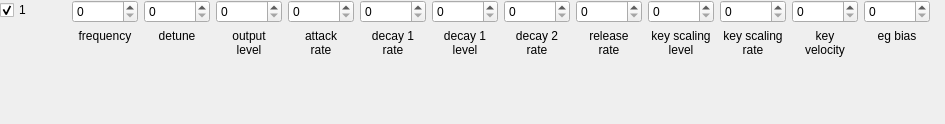
<?xml version="1.0" encoding="UTF-8"?>
<ui version="4.0">
 <class>Form</class>
 <widget class="QWidget" name="Form">
  <property name="geometry">
   <rect>
    <x>0</x>
    <y>0</y>
    <width>945</width>
    <height>124</height>
   </rect>
  </property>
  <property name="windowTitle">
   <string>Form</string>
  </property>
  <widget class="QWidget" name="horizontalLayoutWidget">
   <property name="geometry">
    <rect>
     <x>0</x>
     <y>0</y>
     <width>930</width>
     <height>78</height>
    </rect>
   </property>
   <layout class="QHBoxLayout" name="horizontalLayout">
    <item>
     <layout class="QVBoxLayout" name="verticalLayout_14">
      <item>
       <widget class="QCheckBox" name="checkBox_operator1">
        <property name="text">
         <string>1</string>
        </property>
        <property name="checked">
         <bool>true</bool>
        </property>
       </widget>
      </item>
      <item>
       <spacer name="verticalSpacer">
        <property name="orientation">
         <enum>Qt::Vertical</enum>
        </property>
        <property name="sizeHint" stdset="0">
         <size>
          <width>20</width>
          <height>40</height>
         </size>
        </property>
       </spacer>
      </item>
     </layout>
    </item>
    <item>
     <layout class="QVBoxLayout" name="verticalLayout_2">
      <item>
       <widget class="QSpinBox" name="spinBox_frequency_1">
        <property name="maximum">
         <number>63</number>
        </property>
       </widget>
      </item>
      <item>
       <widget class="QLabel" name="label">
        <property name="text">
         <string>frequency</string>
        </property>
        <property name="alignment">
         <set>Qt::AlignHCenter|Qt::AlignTop</set>
        </property>
       </widget>
      </item>
     </layout>
    </item>
    <item>
     <layout class="QVBoxLayout" name="verticalLayout_3">
      <item>
       <widget class="QSpinBox" name="spinBox_detune_1">
        <property name="maximum">
         <number>7</number>
        </property>
       </widget>
      </item>
      <item>
       <widget class="QLabel" name="label_2">
        <property name="text">
         <string>detune</string>
        </property>
        <property name="alignment">
         <set>Qt::AlignHCenter|Qt::AlignTop</set>
        </property>
       </widget>
      </item>
     </layout>
    </item>
    <item>
     <layout class="QVBoxLayout" name="verticalLayout_4">
      <item>
       <widget class="QSpinBox" name="spinBox_outputLevel_1"/>
      </item>
      <item>
       <widget class="QLabel" name="label_3">
        <property name="text">
         <string>output
level</string>
        </property>
        <property name="alignment">
         <set>Qt::AlignHCenter|Qt::AlignTop</set>
        </property>
       </widget>
      </item>
     </layout>
    </item>
    <item>
     <layout class="QVBoxLayout" name="verticalLayout_5">
      <item>
       <widget class="QSpinBox" name="spinBox_attackRate_1">
        <property name="maximum">
         <number>31</number>
        </property>
       </widget>
      </item>
      <item>
       <widget class="QLabel" name="label_4">
        <property name="text">
         <string>attack
rate</string>
        </property>
        <property name="alignment">
         <set>Qt::AlignHCenter|Qt::AlignTop</set>
        </property>
       </widget>
      </item>
     </layout>
    </item>
    <item>
     <layout class="QVBoxLayout" name="verticalLayout_6">
      <item>
       <widget class="QSpinBox" name="spinBox_decay1Rate_1">
        <property name="maximum">
         <number>31</number>
        </property>
       </widget>
      </item>
      <item>
       <widget class="QLabel" name="label_5">
        <property name="text">
         <string>decay 1
rate</string>
        </property>
        <property name="alignment">
         <set>Qt::AlignHCenter|Qt::AlignTop</set>
        </property>
       </widget>
      </item>
     </layout>
    </item>
    <item>
     <layout class="QVBoxLayout" name="verticalLayout_7">
      <item>
       <widget class="QSpinBox" name="spinBox_decay1Level_1">
        <property name="maximum">
         <number>15</number>
        </property>
       </widget>
      </item>
      <item>
       <widget class="QLabel" name="label_6">
        <property name="text">
         <string>decay 1
level</string>
        </property>
        <property name="alignment">
         <set>Qt::AlignHCenter|Qt::AlignTop</set>
        </property>
       </widget>
      </item>
     </layout>
    </item>
    <item>
     <layout class="QVBoxLayout" name="verticalLayout_8">
      <item>
       <widget class="QSpinBox" name="spinBox_decay2Rate_1">
        <property name="maximum">
         <number>31</number>
        </property>
       </widget>
      </item>
      <item>
       <widget class="QLabel" name="label_7">
        <property name="text">
         <string>decay 2
rate</string>
        </property>
        <property name="alignment">
         <set>Qt::AlignHCenter|Qt::AlignTop</set>
        </property>
       </widget>
      </item>
     </layout>
    </item>
    <item>
     <layout class="QVBoxLayout" name="verticalLayout_9">
      <item>
       <widget class="QSpinBox" name="spinBox_releaseRate_1">
        <property name="maximum">
         <number>15</number>
        </property>
       </widget>
      </item>
      <item>
       <widget class="QLabel" name="label_8">
        <property name="text">
         <string>release
rate</string>
        </property>
        <property name="alignment">
         <set>Qt::AlignHCenter|Qt::AlignTop</set>
        </property>
       </widget>
      </item>
     </layout>
    </item>
    <item>
     <layout class="QVBoxLayout" name="verticalLayout_10">
      <item>
       <widget class="QSpinBox" name="spinBox_keyscalingLevel_1"/>
      </item>
      <item>
       <widget class="QLabel" name="label_9">
        <property name="text">
         <string>key scaling
level</string>
        </property>
        <property name="alignment">
         <set>Qt::AlignHCenter|Qt::AlignTop</set>
        </property>
       </widget>
      </item>
     </layout>
    </item>
    <item>
     <layout class="QVBoxLayout" name="verticalLayout_11">
      <item>
       <widget class="QSpinBox" name="spinBox_keyScalingRate_1">
        <property name="maximum">
         <number>3</number>
        </property>
       </widget>
      </item>
      <item>
       <widget class="QLabel" name="label_10">
        <property name="text">
         <string>key scaling
rate</string>
        </property>
        <property name="alignment">
         <set>Qt::AlignHCenter|Qt::AlignTop</set>
        </property>
       </widget>
      </item>
     </layout>
    </item>
    <item>
     <layout class="QVBoxLayout" name="verticalLayout_12">
      <item>
       <widget class="QSpinBox" name="spinBox_keyVelocity_1">
        <property name="maximum">
         <number>7</number>
        </property>
       </widget>
      </item>
      <item>
       <widget class="QLabel" name="label_11">
        <property name="text">
         <string>key
velocity</string>
        </property>
        <property name="alignment">
         <set>Qt::AlignHCenter|Qt::AlignTop</set>
        </property>
       </widget>
      </item>
     </layout>
    </item>
    <item>
     <layout class="QVBoxLayout" name="verticalLayout_13">
      <item>
       <widget class="QSpinBox" name="spinBox_egBias_1">
        <property name="maximum">
         <number>7</number>
        </property>
       </widget>
      </item>
      <item>
       <widget class="QLabel" name="label_12">
        <property name="text">
         <string>eg bias</string>
        </property>
        <property name="alignment">
         <set>Qt::AlignHCenter|Qt::AlignTop</set>
        </property>
       </widget>
      </item>
     </layout>
    </item>
   </layout>
  </widget>
 </widget>
 <tabstops>
  <tabstop>checkBox_operator1</tabstop>
  <tabstop>spinBox_frequency_1</tabstop>
  <tabstop>spinBox_detune_1</tabstop>
  <tabstop>spinBox_outputLevel_1</tabstop>
  <tabstop>spinBox_attackRate_1</tabstop>
  <tabstop>spinBox_decay1Rate_1</tabstop>
  <tabstop>spinBox_decay1Level_1</tabstop>
  <tabstop>spinBox_decay2Rate_1</tabstop>
  <tabstop>spinBox_releaseRate_1</tabstop>
  <tabstop>spinBox_keyscalingLevel_1</tabstop>
  <tabstop>spinBox_keyScalingRate_1</tabstop>
  <tabstop>spinBox_keyVelocity_1</tabstop>
  <tabstop>spinBox_egBias_1</tabstop>
 </tabstops>
 <resources/>
 <connections/>
</ui>
